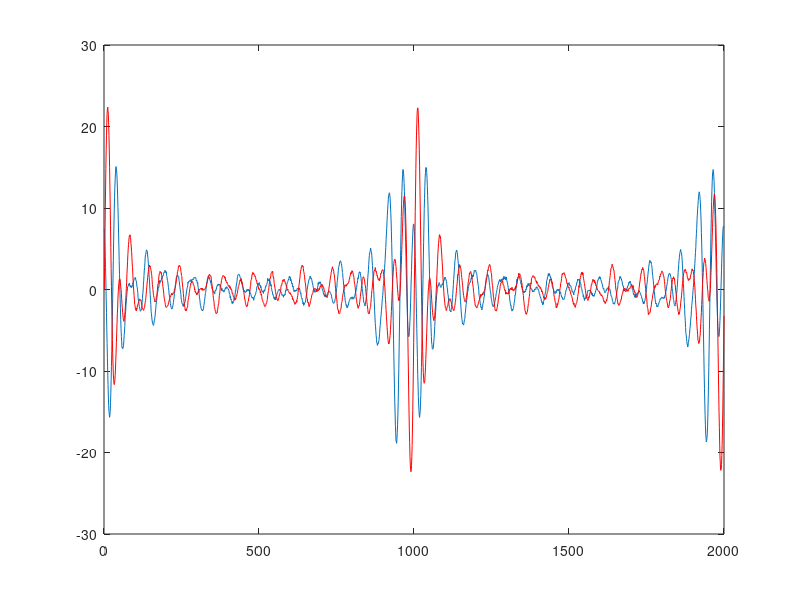

Recreate this plot in MATLAB. (Note: this script raises an error after producing the figure.)

% simulation makes two time series with high and low beta (13-19Hz and 21-30Hz)
close all;
clear all;
figure(1);
estdelays = [];
% initialisation
fsample   = 1000;                          % frequency
amp1      = 2/sqrt(2);                     % amplitude
time      = 0:1/fsample:2;                 % time points
time(end) = [];
delay1    = 0.04;                          % s (40ms)
delay2    = 0.01;                          % s (10ms)
stdev     = 2;
f1        = 13:1:19;                       % low beta                
f2        = 21:1:30;                       % high beta
f         = {f1;f2};
delay     = [delay1;delay2];
ntrials   = 150;
y1        = 0;
y2        = 0;
SNR       = 1;                            % SNR to set noise
noise     = sqrt(amp1/SNR);


for i = 1:size(f,1)
for n = 1:numel(f{i}(:))
    T = 1/(f{i}(n)); % period
    ranph = 0;       % an additional random phase set to 0
    phase1 = (delay(i)/T)*2*pi;
    y1 = repmat(amp1*sin(time*(f{i}(n))*2*pi+phase1+ranph),ntrials,1) + y1;
    y2 = repmat(amp1*sin(time*(f{i}(n))*2*pi+ranph),ntrials,1) +y2; 
end
end

y1 = y1 + noise*randn(size(y1));
y2 = y2 + noise*randn(size(y2));
figure;plot(mean(y1,1));hold on;plot(mean(y2,1),'r');


% get into ft or spm structure
cfg = [];
cfg.fsample = fsample;
cfg.label = {'1';'2'};
cfg.time = repmat({time},1,ntrials);
for n = 1:ntrials
cfg.trial{n} = [y1(n,:);y2(n,:)];
end
D = spm_eeg_ft2spm(cfg,fullfile(pwd,'cohtest.mat'));
timelock = cfg;


%% coherence analysis ft


cfg = [];
cfg.output ='powandcsd';
cfg.channelcmb = timelock.label;
cfg.keeptrials = 'no';
cfg.keeptapers='no';
cfg.taper = 'dpss';
cfg.method = 'mtmfft';
cfg.foilim = [1 45];
cfg.tapsmofrq = 1;

inp = ft_freqanalysis(cfg, timelock);
phs = unwrap(angle(inp.crsspctrm));
figure(1);
plot(inp.freq,phs);hold on;

ind  = find(inp.freq >= min(f1) & inp.freq <= max(f1));
ff   = inp.freq(ind);
dph  = phs(ind);

ind1 = find(inp.freq >= min(f2) & inp.freq <= max(f2)); 
ff1  = inp.freq(ind1);
dph1 = phs(ind1);

plot(ff,dph,'r');hold on;
plot(ff1,dph1,'k')
[a ,~]     = regress(dph',[ff' ones(size(ff))']);
[a1,~]     = regress(dph1',[ff1' ones(size(ff1))']);

% plot regression line
xlim = min(ff-2):max(ff+2);
plot(xlim,a(1)*xlim+a(2),'r-','LineWidth',2);
xlim1 = min(ff1-2):max(ff1+2);
plot(xlim1,a1(1)*xlim1+a1(2),'k-','LineWidth',2);

estdelay = [a(1)/(2*pi);a1(1)/(2*pi)].*1e3;
tit      = sprintf('SNR = %.2f \nlow beta delay = %.1f ms \nhigh beta delay = %.1f ms',SNR,estdelay(1),estdelay(2));  
h = title(tit);
set(h,'FontSize',14)
xlabel('Frequency (Hz)','FontSize',14);
ylabel('Unwrapped Phase (radians)','FontSize',14);
set(gca,'FontSize',12);



%% coherence analysis spm
%{
S = [];
S.D = D;
S.chancomb =  timelock.label';
S.pretrig  = 0;
S.posttrig = 2000;
S.timewin  = 2000*(D.nsamples-1)/D.fsample;
S.timestep = 1/D.fsample;
S.freqwin  = [1 45];
S.freqres = 1;
S.imaginary = 0; %% added field by AO
S.robust   = 'no';
S.robust.savew = false;
S.robust.bycondition = true;
S.robust.ks = 5;
t = {strcat('spm_robust_','ks',num2str(S.robust.ks))};

[D1 ,Dph] = spm_eeg_ft_multitaper_coherence(S);

figure(1);
subplot(2,1,2);
phs  = unwrap(Dph);
plot(D1.frequencies,phs);hold on;
ind  = find(D1.frequencies >= min(f1) & D1.frequencies <= max(f1));
ff   = D1.frequencies(ind);
dph  = phs(ind);

ind1 = find(D1.frequencies >= min(f2) & D1.frequencies <= max(f2)); 
ff1   = D1.frequencies(ind1);
dph1  = phs(ind1);

plot(ff,dph,'r');hold on;
plot(ff1,dph1,'k');hold on
[a ,~]     = regress(dph',[ff' ones(size(ff))']);
[a1,~]     = regress(dph1',[ff1' ones(size(ff1))']);

% plot regression line
xlim = min(ff-2):max(ff+2);
plot(xlim,a(1)*xlim+a(2),'r-','LineWidth',2);
xlim1 = min(ff1-2):max(ff1+2);
plot(xlim1,a1(1)*xlim1+a1(2),'k-','LineWidth',2);


estdelay = [a(1)/(2*pi);a1(1)/(2*pi)].*1e3;
tit      = sprintf('SNR = %.2f \nlow beta delay = %.1f ms \nhigh beta delay = %.1f ms',SNR,estdelay(1),estdelay(2));  
h = title(tit);
set(h,'FontSize',14)
xlabel('Frequency (Hz)','FontSize',14);
ylabel('Unwrapped Phase (radians)','FontSize',14);
set(gca,'FontSize',12);
%}